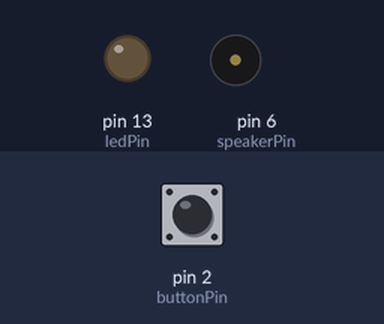
A sketch run on a simulated Arduino Uno, built with avr-gcc and run on an emulated ATmega328P. On the bench: output pins drawn as LEDs (lit = HIGH), buzzer (waves = sounding). The test bench sets the inputs (shaded band); at power-on: pin 2 (buttonPin) LOW. Pins used as bus, display or sensor lines are not drawn.

Above: at 1.2 s.
1.3 s: pin 2 (buttonPin) pulled HIGH for 0.15 s
At 1.73 s:
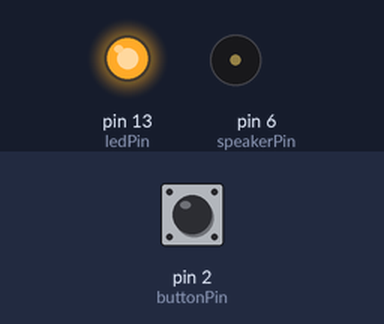
At 2.6 s:
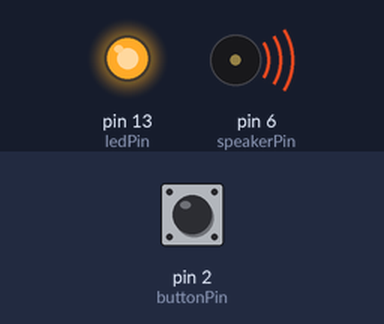
Timing chart, 0 to 10.3 s (numbered marks = the images above; inputs shaded):
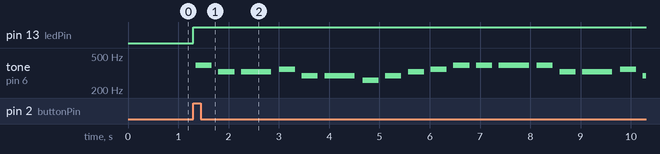

The sketch:

button.ino
```cpp
/*https://www.arduino.cc/en/Tutorial/BuiltInExamples/Button*/
/*按按鈕撥放音樂*/
int speakerPin = 6;

int length = 49; // the number of notes
char notes[] = "geefddcdefggggeefddceggedddddefeeeeefggeefddceggc ";
int beats[] = { 1, 1, 2, 1, 1, 2, 1, 1, 1, 1, 1, 1, 2,
                1, 1, 2, 1, 1, 2, 1, 1, 1, 1, 3,
                1, 1, 1, 1, 1, 1, 2, 1, 1, 1, 1,1,1,2,
               1, 1, 2, 1, 1, 2, 1, 1, 1, 1, 3,4};
int tempo = 300;
void playTone(int tone, int duration) {
  for (long i = 0; i < duration * 1000L; i += tone * 2) {
    digitalWrite(speakerPin, HIGH);
    delayMicroseconds(tone);
    digitalWrite(speakerPin, LOW);
    delayMicroseconds(tone);
  }
}

void playNote(char note, int duration) {
  char names[] = { 'c', 'd', 'e', 'f', 'g', 'a', 'b', 'C' };
  int tones[] = { 1915, 1700, 1519, 1432, 1275, 1136, 1014, 956 };

  // play the tone corresponding to the note name
  for (int i = 0; i < 8; i++) {
    if (names[i] == note) {
      playTone(tones[i], duration);
    }
  }
}
// constants won't change. They're used here to set pin numbers:
const int buttonPin = 2;     // the number of the pushbutton pin
const int ledPin =  13;      // the number of the LED pin

// variables will change:
int buttonState = 0;         // variable for reading the pushbutton status

void setup() {
  pinMode(speakerPin, OUTPUT);
  // initialize the LED pin as an output:
  pinMode(ledPin, OUTPUT);
  // initialize the pushbutton pin as an input:
  pinMode(buttonPin, INPUT);
}

void loop() {
  // read the state of the pushbutton value:
  buttonState = digitalRead(buttonPin);

  // check if the pushbutton is pressed. If it is, the buttonState is HIGH:
  if (buttonState == HIGH) {
    // turn LED on:
    digitalWrite(ledPin, HIGH);
      for (int i = 0; i < length; i++) {
    if (notes[i] == ' ') {
      delay(beats[i] * tempo); // rest
    } else {
      playNote(notes[i], beats[i] * tempo);
    }

    // pause between notes
    delay(tempo / 2);
  }
  } else {
    // turn LED off:
    digitalWrite(ledPin, LOW);
  }
}
```

Measured:
- after the input at 1.3 s, pin 13 (ledPin): LOW → HIGH at once; tone on pin 6 (speakerPin): plays 391 Hz for 0.32 s, 328 Hz for 0.32 s, 328 Hz for 0.60 s, 348 Hz for 0.32 s, 293 Hz for 0.32 s, 293 Hz for 0.60 s … (18 notes in this stretch), starting after 0.05 s
